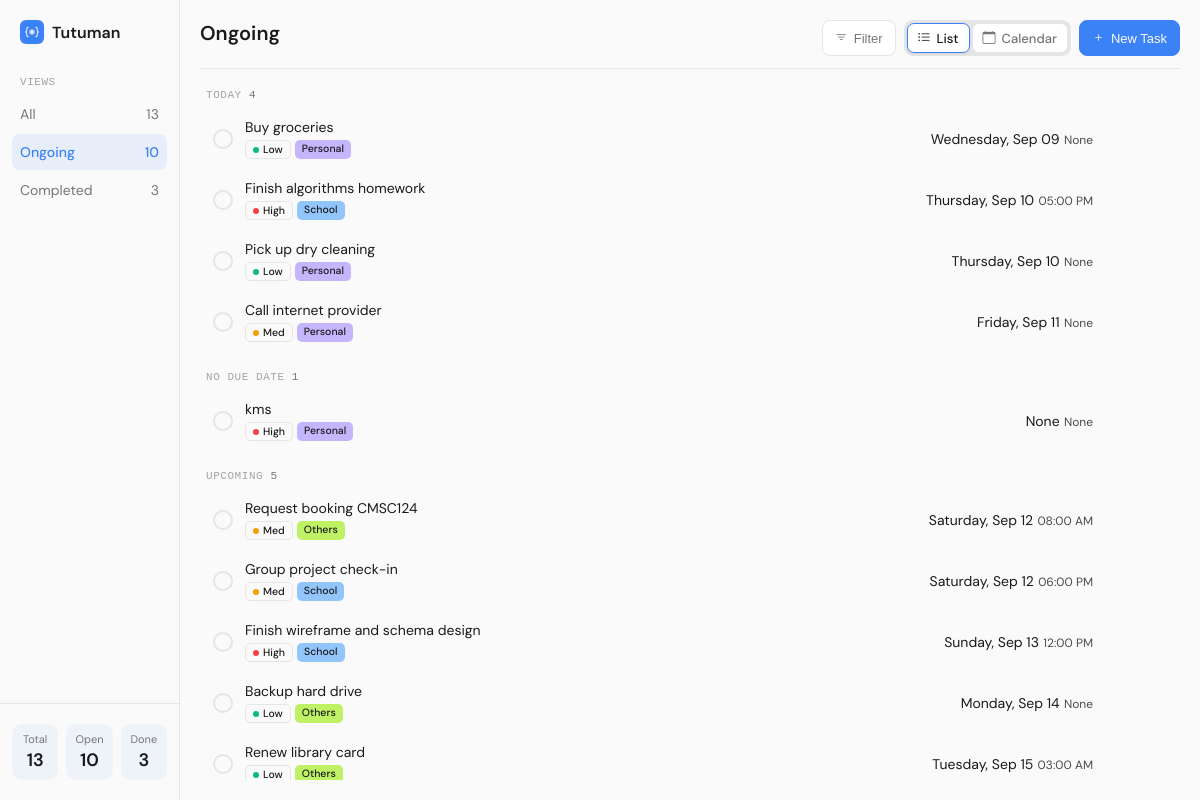
The app's page /?tab=ongoing&view=list with its own data.
### tables this page shows
CREATE TABLE tasks (
    id INTEGER PRIMARY KEY AUTOINCREMENT,
    title TEXT NOT NULL,
    due_date TEXT,
    due_time TEXT,
    priority TEXT CHECK (priority IN ('Low', 'Med', 'High')),
    tag TEXT CHECK (tag IN ('School', 'Personal', 'Others')),
    completed INTEGER NOT NULL DEFAULT 0,
    deleted INTEGER NOT NULL DEFAULT 0,
    created_at TIMESTAMP NOT NULL DEFAULT CURRENT_TIMESTAMP
);

### todo-app/app.py (the view)
@app.route('/')
def index():
    tab = request.args.get('tab', 'all')
    view_mode = request.args.get('view', 'list')
    priority_filter = request.args.get('priority', '')
    tag_filter = request.args.get('tag', '')
    conn = get_db_connection()
    all_tasks = conn.execute('SELECT * FROM tasks WHERE deleted = 0').fetchall()
    total_count = len(all_tasks)
    open_count = sum(1 for t in all_tasks if t['completed'] == 0)
    done_count = sum(1 for t in all_tasks if t['completed'] == 1)
    query = 'SELECT * FROM tasks WHERE deleted = 0'
    params = []
    if tab == 'ongoing':
        query += ' AND completed = 0'
    elif tab == 'completed':
        query += ' AND completed = 1'
    if priority_filter:
        query += ' AND priority = ?'
        params.append(priority_filter)
    if tag_filter:
        query += ' AND tag = ?'
        params.append(tag_filter)
    query += '''
        ORDER BY
            due_date ASC,
            CASE priority
                WHEN 'High' THEN 1
                WHEN 'Med' THEN 2
                WHEN 'Low' THEN 3
            END ASC,
            due_date ASC,
            due_time ASC
    '''
    tasks = conn.execute(query, params).fetchall()
    conn.close()
    today = datetime.now().date()
    open_tasks = [t for t in tasks if t['completed'] == 0]
    done_tasks = [t for t in tasks if t['completed'] == 1]
    today_tasks = []
    upcoming_tasks = []
    no_due_date_tasks = []
    for t in open_tasks:
        if not t['due_date']:
            no_due_date_tasks.append(t)
            continue
        due = datetime.strptime(t['due_date'], "%Y-%m-%d").date()
        if due <= today:
            today_tasks.append(t)
        else:
            upcoming_tasks.append(t)
    grouped_open = []
    if today_tasks:
        grouped_open.append(("Today", today_tasks))
    if no_due_date_tasks:
        grouped_open.append(("No Due Date", no_due_date_tasks))
    if upcoming_tasks:
        grouped_open.append(("Upcoming", upcoming_tasks))
    def fmt(d):
        return d.strftime("%b %d").replace(" 0", " ")
    start_of_week = today - timedelta(days=today.weekday())
    end_of_week = start_of_week + timedelta(days=6)
    date_range = f"{fmt(start_of_week)} - {end_of_week.day}, {end_of_week.year}"
    return render_template(
        'index.html',
        grouped_open=grouped_open,
        done_tasks=done_tasks,
        today_tasks=today_tasks,
        tab=tab,
        view_mode=view_mode,
        priority_filter=priority_filter,
        tag_filter=tag_filter,
        total_count=total_count,
        open_count=open_count,
        done_count=done_count,
        date_range=date_range
    )

### todo-app/app.py (called while the page is built)
@app.template_filter('format_date')
def format_date(date_str):
    if not date_str:
        return None
    d = datetime.strptime(date_str, "%Y-%m-%d")
    return d.strftime("%A, %b %d")

@app.template_filter('format_time')
def format_time(time_str):
    if not time_str:
        return None
    time_obj = datetime.strptime(time_str, "%H:%M")
    return time_obj.strftime("%I:%M %p")

### todo-app/database.py (called while the page is built)
def get_db_connection():
    conn = sqlite3.connect(DATABASE)
    conn.row_factory = sqlite3.Row
    return conn

### todo-app/templates/index.html (shortened to what this page needs)
<!DOCTYPE html>
<html lang="en">
<head>
    <link rel="stylesheet" href="{{ url_for('static', filename='css/main.css') }}">
</head>
<body>
    <section class="layout">
        <section class="sidebar">
            <section class="branding">
                <i class="bi bi-braces-asterisk"></i>
                <p class="app-name">Tutuman</p>
            </section>
            <nav class="view-menu">
                <p class="view-title">Views</p>
                <a href="/?tab=all&view={{ view_mode }}" class="{{ 'active' if tab == 'all' }} view-item">
                    <p class="view-name">All</p>
                    <p class="view-value">{{ total_count }}</p>
                </a>
                <a href="/?tab=ongoing&view={{ view_mode }}" class="{{ 'active' if tab == 'ongoing' }} view-item">
                    <p class="view-name">Ongoing</p>
                    <p class="view-value">{{ open_count }}</p>
                </a>
                <a href="/?tab=completed&view={{ view_mode }}" class="{{ 'active' if tab == 'completed' }} view-item">
                    <p class="view-name">Completed</p>
                    <p class="view-value">{{ done_count }}</p>
                </a>
            </nav>
            <section class="stats">
                <section class="stat-layout">
                    <div class="stat-card">
                        <p class="stat-title">Total</p>
                        <p class="stat-value">{{ total_count }}</p>
                    </div>
                    <div class="stat-card">
                        <p class="stat-title">Open</p>
                        <p class="stat-value">{{ open_count }}</p>
                    </div>
                    <div class="stat-card">
                        <p class="stat-title">Done</p>
                        <p class="stat-value">{{ done_count }}</p>
                    </div>
                </section>
            </section>
        </section>
        <section class="main-content">
            <header class="content-header">
                <div class="header-title">
                    <p>{{ tab | capitalize if tab != 'all' else 'All Tasks' }}</p>
                </div>
                <div class="header-actions">
                    <div class="filter-wrapper">
                        <button class="filter-btn" type="button" id="filterBtn">
                            <i class="bi bi-filter"></i> Filter
                        </button>
                    </div>
                    <div class="view-toggle">
                        <a href="/?tab={{ tab }}&view=list" class="{{ 'active' if view_mode == 'list' }}">
                            <i class="bi bi-list-ul"></i> List
                        </a>
                        <a href="/?tab={{ tab }}&view=calendar" class="{{ 'active' if view_mode == 'calendar' }}">
                            <i class="bi bi-calendar"></i> Calendar
                        </a>
                    </div>
                    <button class="new-task-btn" type="button" id="newTaskBtn">
                        <i class="bi bi-plus"></i> New Task
                    </button>
                </div>
            </header>
            <section class="scrollable">
                {% for label, group_tasks in grouped_open %}
                <p class="date-group-label">{{ label }} <span>{{ group_tasks | length }}</span></p>
                <ul class="task-list">
                    {% for task in group_tasks %}
                    <li class="task-item">
                        <div class="task-row priority-{{ task.priority | lower }}">
                            <form action="{{ url_for('toggle', task_id=task.id) }}" method="POST" class="complete-form">
                                <button type="submit" class="task-check" aria-label="Mark task as complete"></button>
                            </form>
                            <div class="task-main">
                                <p class="task-title">{{ task.title }}</p>
                                <div class="tags-row">
                                    {% if task.priority %}
                                    <span class="tag priority-tag priority-{{ task.priority | lower }}">{{
                                        task.priority}}</span>
                                    {% endif %}
                                    {% if task.tag %}
                                    <span class="tag tag-{{ task.tag | lower }}">{{ task.tag }}</span>
                                    {% endif %}
                                </div>
                            </div>
                            <div class="task-due-date">
                                <span class="task-date">{{ task.due_date | format_date }}</span>
                                <span class="task-time">{{ task.due_time | format_time }}</span>
                            </div>
                        </div>
                    </li>
                    {% endfor %}
                </ul>
                {% endfor %}
            </section>
        </section>
    </section>
</body>
</html>

### todo-app/static/css/base.css (style rules this page uses)
:root { --background: #FAFAFA; --cards: #FFFFFF; --border: #E5E5E5; --primary-text: #1A1A1A; --secondary-text: #767676; --placeholder-text: #A3A3A3; --accent: #3B82F6; --high-priority: #EF4444; --mid-priority: #F59E0B; --low-priority: #10B981; --school-tag: #93C5FD; --personal-tag: #C4B5FD; --others-tag: #BEF264; --radius-card: 7px; --shadow-soft: 0 8px 24px rgba(0, 32, 96, 0.08); --shadow-hover: 0 14px 32px rgba(0, 32, 96, 0.2); --section-pad-y: clamp(0.5rem, 5vh, 2rem); --section-pad-x: clamp(0.5rem, 5vw, 2rem); --accent-rgb: 59, 130, 246; --spacing-xs: 0.375rem; --spacing-sm: 0.5rem; --spacing-md: 0.75rem; --spacing-lg: 1.25rem; }
* { margin: 0; padding: 0; box-sizing: border-box; }
html, body { height: 100%; margin: 0; padding: 0; background-color: var(--background); font-family: 'DM Sans', system-ui, sans-serif; -webkit-font-smoothing: antialiased; scroll-behavior: smooth; overflow: hidden; }

### records on screen
tasks: title "Buy groceries", priority "Low", tag "Personal", due_date "Wednesday, Sep 09", due_time "None"
tasks: title "Finish algorithms homework", priority "High", tag "School", due_date "Thursday, Sep 10", due_time "05:00 PM"
tasks: title "Pick up dry cleaning", priority "Low", tag "Personal", due_date "Thursday, Sep 10", due_time "None"
tasks: title "Call internet provider", priority "Med", tag "Personal", due_date "Friday, Sep 11", due_time "None"
tasks: title "kms", priority "High", tag "Personal", due_date "None", due_time "None"
tasks: title "Request booking CMSC124", priority "Med", tag "Others", due_date "Saturday, Sep 12", due_time "08:00 AM"
tasks: title "Group project check-in", priority "Med", tag "School", due_date "Saturday, Sep 12", due_time "06:00 PM"
tasks: title "Finish wireframe and schema design", priority "High", tag "School", due_date "Sunday, Sep 13", due_time "12:00 PM"
tasks: title "Backup hard drive", priority "Low", tag "Others", due_date "Monday, Sep 14", due_time "None"
tasks: title "Renew library card", priority "Low", tag "Others", due_date "Tuesday, Sep 15", due_time "03:00 AM"

### other values on screen
{{ total_count }} "13"
{{ open_count }} "10"
{{ done_count }} "3"
{{ tab | capitalize if tab != 'all' else 'All Tasks' }} "Ongoing"
{{ label }} "TODAY" "NO DUE DATE" "UPCOMING"
{{ group_tasks | length }} "4" "1" "5"
